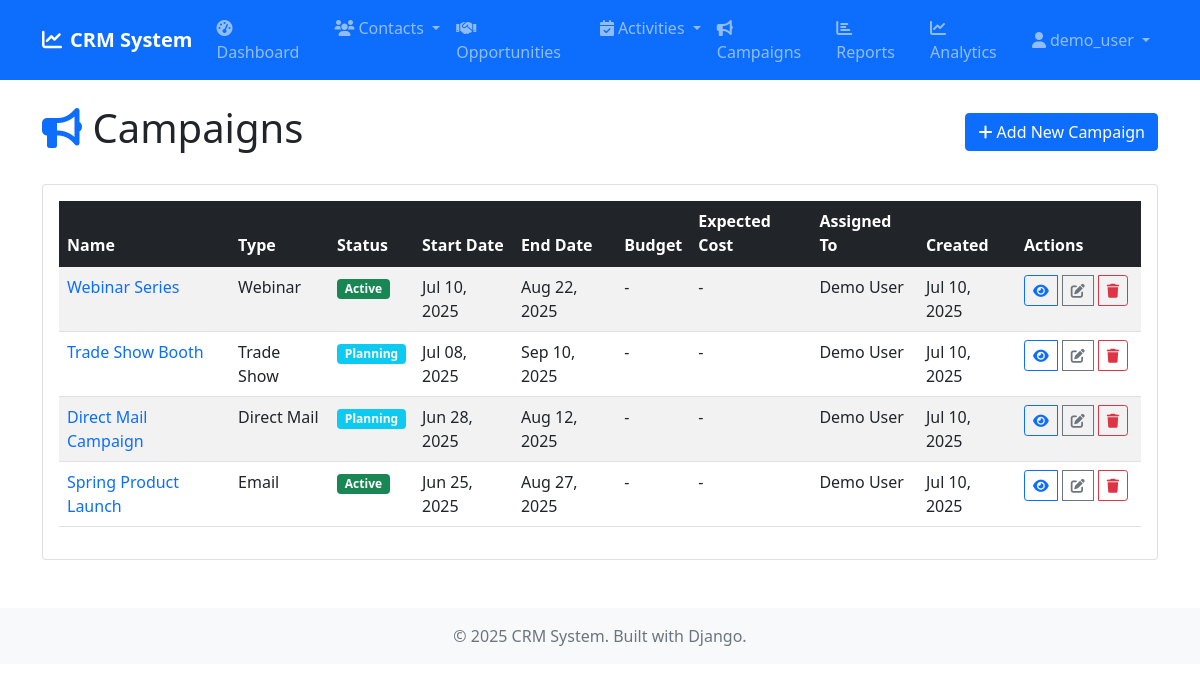
Page /campaigns/ (signed in) on the committed database.
### campaigns/models.py (models this page shows, shortened)
class Campaign(models.Model):
    STATUS_CHOICES = [
        ('planning', 'Planning'),
        ('active', 'Active'),
        ('inactive', 'Inactive'),
        ('complete', 'Complete'),
    ]
    TYPE_CHOICES = [
        ('conference', 'Conference'),
        ('webinar', 'Webinar'),
        ('trade_show', 'Trade Show'),
        ('public_relations', 'Public Relations'),
        ('partners', 'Partners'),
        ('direct_mail', 'Direct Mail'),
        ('email', 'Email'),
        ('telemarketing', 'Telemarketing'),
        ('others', 'Others'),
    ]
    name = models.CharField(max_length=200)
    status = models.CharField(max_length=15, choices=STATUS_CHOICES, default='planning')
    campaign_type = models.CharField(max_length=20, choices=TYPE_CHOICES, blank=True)
    start_date = models.DateField()
    end_date = models.DateField()
    budgeted_cost = models.DecimalField(max_digits=15, decimal_places=2, null=True, blank=True)
    actual_cost = models.DecimalField(max_digits=15, decimal_places=2, null=True, blank=True)
    expected_revenue = models.DecimalField(max_digits=15, decimal_places=2, null=True, blank=True)
    expected_response = models.CharField(max_length=10, blank=True, help_text='Expected response rate %')
    num_sent = models.IntegerField(default=0)
    description = models.TextField(blank=True)
    objective = models.TextField(blank=True)
    assigned_to = models.ForeignKey(User, on_delete=models.SET_NULL, null=True, blank=True)
    created_by = models.ForeignKey(User, on_delete=models.SET_NULL, null=True, blank=True, related_name='created_campaigns')
    created_at = models.DateTimeField(auto_now_add=True)
    updated_at = models.DateTimeField(auto_now=True)
    class Meta:
        ordering = ['-start_date']

### campaigns/views.py (the view)
# urls.py: path('', views.CampaignListView.as_view(), name='list'),
class CampaignListView(LoginRequiredMixin, ListView):
    model = Campaign
    template_name = 'campaigns/campaign_list.html'
    context_object_name = 'campaigns'
    paginate_by = 25
    def get_queryset(self):
        return Campaign.objects.select_related('assigned_to').order_by('-start_date')

### templates/campaigns/campaign_list.html (shortened to what this page needs)
{% extends 'base.html' %}
{% block content %}
<div class="d-flex justify-content-between align-items-center mb-4">
    <h1><i class="fas fa-bullhorn text-primary"></i> Campaigns</h1>
    <a href="{% url 'campaigns:create' %}" class="btn btn-primary">
        <i class="fas fa-plus"></i> Add New Campaign
    </a>
</div>
<div class="card">
    <div class="card-body">
        <div class="table-responsive">
            <table class="table table-striped table-hover">
                <thead class="table-dark">
                    <tr>
                        <th>Name</th>
                        <th>Type</th>
                        <th>Status</th>
                        <th>Start Date</th>
                        <th>End Date</th>
                        <th>Budget</th>
                        <th>Expected Cost</th>
                        <th>Assigned To</th>
                        <th>Created</th>
                        <th>Actions</th>
                    </tr>
                </thead>
                <tbody>
                    {% for campaign in campaigns %}
                    <tr>
                        <td>
                            <a href="{% url 'campaigns:detail' campaign.pk %}" class="text-decoration-none">
                                {{ campaign.name }}
                            </a>
                        </td>
                        <td>{{ campaign.get_campaign_type_display|default:"-" }}</td>
                        <td>
                            <span class="badge {% if campaign.status == 'active' %}bg-success{% elif campaign.status == 'planning' %}bg-info{% elif campaign.status == 'completed' %}bg-primary{% elif campaign.status == 'paused' %}bg-warning{% else %}bg-secondary{% endif %}">
                                {{ campaign.get_status_display }}
                            </span>
                        </td>
                        <td>{{ campaign.start_date|date:"M d, Y"|default:"-" }}</td>
                        <td>{{ campaign.end_date|date:"M d, Y"|default:"-" }}</td>
                        <td>
                            {% if campaign.budget %}
                                ${{ campaign.budget|floatformat:0 }}
                            {% else %}
                                -
                            {% endif %}
                        </td>
                        <td>
                            {% if campaign.expected_cost %}
                                ${{ campaign.expected_cost|floatformat:0 }}
                            {% else %}
                                -
                            {% endif %}
                        </td>
                        <td>{{ campaign.assigned_to.get_full_name|default:"-" }}</td>
                        <td>{{ campaign.created_at|date:"M d, Y" }}</td>
                        <td>
                            <div class="btn-group" role="group">
                                <a href="{% url 'campaigns:detail' campaign.pk %}" class="btn btn-sm btn-outline-primary" title="View">
                                    <i class="fas fa-eye"></i>
                                </a>
                                <a href="{% url 'campaigns:edit' campaign.pk %}" class="btn btn-sm btn-outline-secondary" title="Edit">
                                    <i class="fas fa-edit"></i>
                                </a>
                                <a href="{% url 'campaigns:delete' campaign.pk %}" class="btn btn-sm btn-outline-danger" title="Delete">
                                    <i class="fas fa-trash"></i>
                                </a>
                            </div>
                        </td>
                    </tr>
                    {% endfor %}
                </tbody>
            </table>
        </div>
    </div>
</div>
{% endblock %}

### templates/base.html (shortened to what this page needs)
<!DOCTYPE html>
<html lang="en">
<head>
    <link href="https://cdn.jsdelivr.net/npm/bootstrap@5.1.3/dist/css/bootstrap.min.css" rel="stylesheet">
    <link href="https://cdnjs.cloudflare.com/ajax/libs/font-awesome/6.0.0/css/all.min.css" rel="stylesheet">
    {% load static %}
    <link href="{% static 'css/custom.css' %}" rel="stylesheet">
</head>
<body>
    <nav class="navbar navbar-expand-lg navbar-dark bg-primary">
        <div class="container">
            <a class="navbar-brand" href="{% url 'dashboard:home' %}">
                <i class="fas fa-chart-line me-2"></i>CRM System
            </a>
            {% if user.is_authenticated %}
            <div class="collapse navbar-collapse" id="navbarNav">
                <ul class="navbar-nav me-auto">
                    <li class="nav-item">
                        <a class="nav-link" href="{% url 'dashboard:home' %}">
                            <i class="fas fa-tachometer-alt me-1"></i>Dashboard
                        </a>
                    </li>
                    <li class="nav-item dropdown">
                        <a class="nav-link dropdown-toggle" href="#" role="button" data-bs-toggle="dropdown">
                            <i class="fas fa-users me-1"></i>Contacts
                        </a>
                    </li>
                    <li class="nav-item">
                        <a class="nav-link" href="{% url 'opportunities:list' %}">
                            <i class="fas fa-handshake me-1"></i>Opportunities
                        </a>
                    </li>
                    <li class="nav-item dropdown">
                        <a class="nav-link dropdown-toggle" href="#" role="button" data-bs-toggle="dropdown">
                            <i class="fas fa-calendar-check me-1"></i>Activities
                        </a>
                    </li>
                    <li class="nav-item">
                        <a class="nav-link" href="{% url 'campaigns:list' %}">
                            <i class="fas fa-bullhorn me-1"></i>Campaigns
                        </a>
                    </li>
                    <li class="nav-item">
                        <a class="nav-link" href="{% url 'dashboard:reports' %}">
                            <i class="fas fa-chart-bar me-1"></i>Reports
                        </a>
                    </li>
                    <li class="nav-item">
                        <a class="nav-link" href="{% url 'dashboard:analytics' %}">
                            <i class="fas fa-chart-line me-1"></i>Analytics
                        </a>
                    </li>
                </ul>
                <ul class="navbar-nav">
                    <li class="nav-item dropdown">
                        <a class="nav-link dropdown-toggle" href="#" role="button" data-bs-toggle="dropdown">
                            <i class="fas fa-user me-1"></i>{{ user.username }}
                        </a>
                    </li>
                </ul>
            </div>
            {% endif %}
        </div>
    </nav>
    <main class="container my-4">
        {% block content %}
        {% endblock %}
    </main>
    <footer class="bg-light text-center py-3 mt-5">
        <div class="container">
            <p class="text-muted mb-0">&copy; 2025 CRM System. Built with Django.</p>
        </div>
    </footer>
</body>
</html>

### static/css/custom.css (style rules this page uses)
.navbar-brand { font-weight: bold; }
.btn-sm { margin-right: 5px; }

### rows in the picture
Campaign: name "Webinar Series", campaign_type "Webinar", status "Active", start_date "Jul 10, 2025", end_date "Aug 22, 2025", assigned_to.get_full_name "Demo User", created_at "Jul 10, 2025"
Campaign: name "Trade Show Booth", campaign_type "Trade Show", status "Planning", start_date "Jul 08, 2025", end_date "Sep 10, 2025", assigned_to.get_full_name "Demo User", created_at "Jul 10, 2025"
Campaign: name "Direct Mail Campaign", campaign_type "Direct Mail", status "Planning", start_date "Jun 28, 2025", end_date "Aug 12, 2025", assigned_to.get_full_name "Demo User", created_at "Jul 10, 2025"
Campaign: name "Spring Product Launch", campaign_type "Email", status "Active", start_date "Jun 25, 2025", end_date "Aug 27, 2025", assigned_to.get_full_name "Demo User", created_at "Jul 10, 2025"

### other values in the picture
{{ user.username }} "demo_user"
